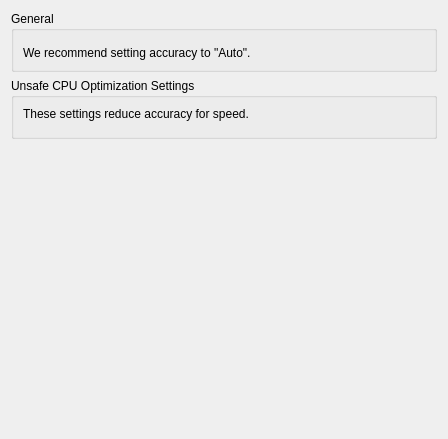
<?xml version="1.0" encoding="UTF-8"?>
<ui version="4.0">
 <class>ConfigureCpu</class>
 <widget class="QWidget" name="ConfigureCpu">
  <property name="geometry">
   <rect>
    <x>0</x>
    <y>0</y>
    <width>448</width>
    <height>439</height>
   </rect>
  </property>
  <property name="windowTitle">
   <string>Form</string>
  </property>
  <property name="accessibleName">
   <string>CPU</string>
  </property>
  <layout class="QVBoxLayout" name="vboxlayout_2" stretch="0">
   <item>
    <layout class="QVBoxLayout" name="vboxlayout">
     <property name="bottomMargin">
      <number>0</number>
     </property>
     <item>
      <widget class="QGroupBox" name="groupBox">
       <property name="title">
        <string>General</string>
       </property>
       <layout class="QVBoxLayout">
        <item>
         <widget class="QWidget" name="widget_accuracy" native="true">
          <layout class="QVBoxLayout" name="verticalLayout">
           <property name="leftMargin">
            <number>0</number>
           </property>
           <property name="topMargin">
            <number>0</number>
           </property>
           <property name="rightMargin">
            <number>0</number>
           </property>
           <property name="bottomMargin">
            <number>0</number>
           </property>
          </layout>
         </widget>
        </item>
        <item>
         <widget class="QLabel" name="label_recommended_accuracy">
          <property name="text">
           <string>We recommend setting accuracy to &quot;Auto&quot;.</string>
          </property>
          <property name="wordWrap">
           <bool>false</bool>
          </property>
         </widget>
        </item>
       </layout>
      </widget>
     </item>
     <item>
      <widget class="QGroupBox" name="unsafe_group">
       <property name="title">
        <string>Unsafe CPU Optimization Settings</string>
       </property>
       <layout class="QVBoxLayout">
        <item>
         <widget class="QLabel" name="label_accuracy_description">
          <property name="text">
           <string>These settings reduce accuracy for speed.</string>
          </property>
          <property name="wordWrap">
           <bool>false</bool>
          </property>
         </widget>
        </item>
        <item>
         <widget class="QWidget" name="unsafe_widget" native="true">
          <layout class="QVBoxLayout" name="unsafe_layout">
           <property name="leftMargin">
            <number>0</number>
           </property>
           <property name="topMargin">
            <number>0</number>
           </property>
           <property name="rightMargin">
            <number>0</number>
           </property>
           <property name="bottomMargin">
            <number>0</number>
           </property>
          </layout>
         </widget>
        </item>
       </layout>
      </widget>
     </item>
     <item>
      <spacer name="verticalSpacer">
       <property name="orientation">
        <enum>Qt::Vertical</enum>
       </property>
       <property name="sizeType">
        <enum>QSizePolicy::Expanding</enum>
       </property>
       <property name="sizeHint" stdset="0">
        <size>
         <width>20</width>
         <height>40</height>
        </size>
       </property>
      </spacer>
     </item>
    </layout>
   </item>
  </layout>
 </widget>
 <resources/>
 <connections/>
</ui>
